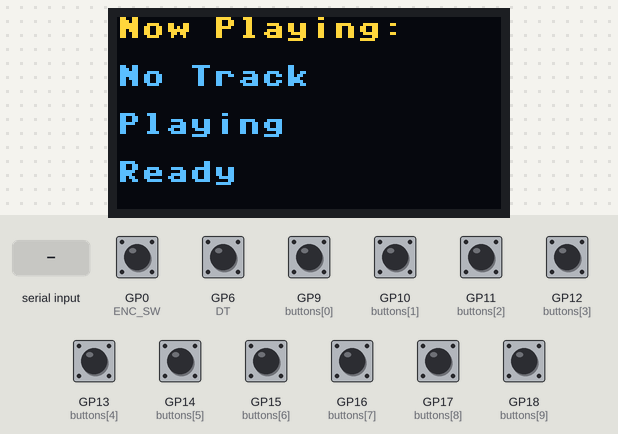
The program below on a simulated Raspberry Pi Pico running MicroPython. Parts: 128×64 one-colour display. The test bench sets the inputs (shaded band); at power-on: GP0 (ENC_SW), GP6 (DT), GP9 (buttons[0]), GP10 (buttons[1]), GP11 (buttons[2]), GP12 (buttons[3]), GP13 (buttons[4]), GP14 (buttons[5]), GP15 (buttons[6]), GP16 (buttons[7]), GP17 (buttons[8]), GP18 (buttons[9]) HIGH. The OLED is the two-colour kind (top 16 rows yellow); what the program prints to the serial console is not drawn.

Above: at 1.2 s.

The program:

main.py
```python
from machine import Pin, I2C
import framebuf
import time
import sys

# ============================================================
# OLED
# ============================================================

I2C_SDA = 20
I2C_SCL = 21
OLED_ADDR = 0x3C

WIDTH = 128
HEIGHT = 64

i2c = I2C(
    0,
    sda=Pin(I2C_SDA),
    scl=Pin(I2C_SCL),
    freq=400000
)

buf = bytearray(WIDTH * HEIGHT // 8)

oled = framebuf.FrameBuffer(
    buf,
    WIDTH,
    HEIGHT,
    framebuf.MONO_VLSB
)


def oled_cmd(c):
    i2c.writeto(OLED_ADDR, bytes([0x00, c]))


def oled_data(d):
    i2c.writeto(OLED_ADDR, bytes([0x40]) + d)


for c in (
    0xAE,
    0xD5, 0x80,
    0xA8, 0x3F,
    0xD3, 0x00,
    0x40,
    0xAD, 0x8B,
    0xA1,
    0xC8,
    0xDA, 0x12,
    0x81, 0xFF,
    0xD9, 0x1F,
    0xDB, 0x40,
    0xA4,
    0xA6,
    0xAF
):
    oled_cmd(c)


def oled_show():
    for page in range(8):
        oled_cmd(0xB0 + page)
        oled_cmd(0x02)
        oled_cmd(0x10)

        start = page * 128
        oled_data(buf[start:start + 128])


def clear():
    oled.fill(0)


# ============================================================
# SERIAL COMMUNICATION
# ============================================================

current_track = "No Track"
current_artist = "Playing"
current_app = ""


def parse_serial_message(line):
    """
    Parse serial message from PC bridge
    Format: TRACK|song name|artist name|app name
    """
    global current_track, current_artist, current_app

    if line.startswith("TRACK|"):
        parts = line.split("|")
        if len(parts) >= 3:
            current_track = parts[1]
            current_artist = parts[2]
            current_app = parts[3] if len(parts) >= 4 else ""
            return True

    return False


def check_serial_input():
    """
    Check for serial input from stdin (mpremote USB serial)
    """
    try:
        line = sys.stdin.readline()
        if line:
            line = line.strip()
            if line and parse_serial_message(line):
                print(f"Received: {current_track} - {current_artist}")
                show_screen()
    except:
        pass


# ============================================================
# HARDWARE
# ============================================================

DT = Pin(6, Pin.IN, Pin.PULL_UP)
CLK = Pin(7, Pin.IN, Pin.PULL_UP)
ENC_SW = Pin(0, Pin.IN, Pin.PULL_UP)

BUTTON_PINS = [
    9, 10, 11, 12, 13,
    14, 15, 16, 17, 18
]

buttons = [
    Pin(pin, Pin.IN, Pin.PULL_UP)
    for pin in BUTTON_PINS
]


# ============================================================
# CALIBRATED ENCODER
# ============================================================

TRANSITIONS = {
    0: {1: -1, 2: 1},
    1: {3: -1, 0: 1},
    3: {2: -1, 1: 1},
    2: {0: -1, 3: 1},
}

last_state = (CLK.value() << 1) | DT.value()

encoder_count = 0
encoder_position = 0


# ============================================================
# DISPLAY
# ============================================================

event = "Ready"


def show_screen():
    clear()

    oled.text("Now Playing:", 0, 0)

    oled.text(current_track, 0, 16)
    oled.text(current_artist, 0, 32)

    if current_app:
        oled.text(f"[{current_app}]", 0, 48)
        oled.text(event, 0, 56)
    else:
        oled.text(event, 0, 48)

    oled_show()


# Initial screen
show_screen()


# ============================================================
# MAIN LOOP
# ============================================================

last_button_states = [1] * 10
last_sw = 1

while True:

    # --------------------------------------------------------
    # SERIAL INPUT
    # --------------------------------------------------------

    check_serial_input()

    # --------------------------------------------------------
    # ENCODER
    # --------------------------------------------------------

    current_state = (CLK.value() << 1) | DT.value()

    if current_state != last_state:

        movement = TRANSITIONS.get(
            last_state,
            {}
        ).get(
            current_state,
            0
        )

        if movement != 0:

            encoder_count += movement

            if encoder_count >= 2:

                encoder_position += 1
                encoder_count = 0

                event = "Encoder: CW"

                print(
                    "Encoder CW | Position:",
                    encoder_position
                )

                show_screen()

            elif encoder_count <= -2:

                encoder_position -= 1
                encoder_count = 0

                event = "Encoder: CCW"

                print(
                    "Encoder CCW | Position:",
                    encoder_position
                )

                show_screen()

        last_state = current_state


    # --------------------------------------------------------
    # 10 BUTTONS
    # --------------------------------------------------------

    for i in range(10):

        state = buttons[i].value()

        if state == 0 and last_button_states[i] == 1:

            event = "Button " + str(i + 1)

            print("Button", i + 1, "pressed")

            show_screen()

        last_button_states[i] = state


    # --------------------------------------------------------
    # ENCODER PUSH BUTTON
    # --------------------------------------------------------

    sw = ENC_SW.value()

    if sw == 0 and last_sw == 1:

        event = "Encoder SW"

        print("Encoder switch pressed")

        show_screen()

    last_sw = sw

    time.sleep_ms(2)
```
